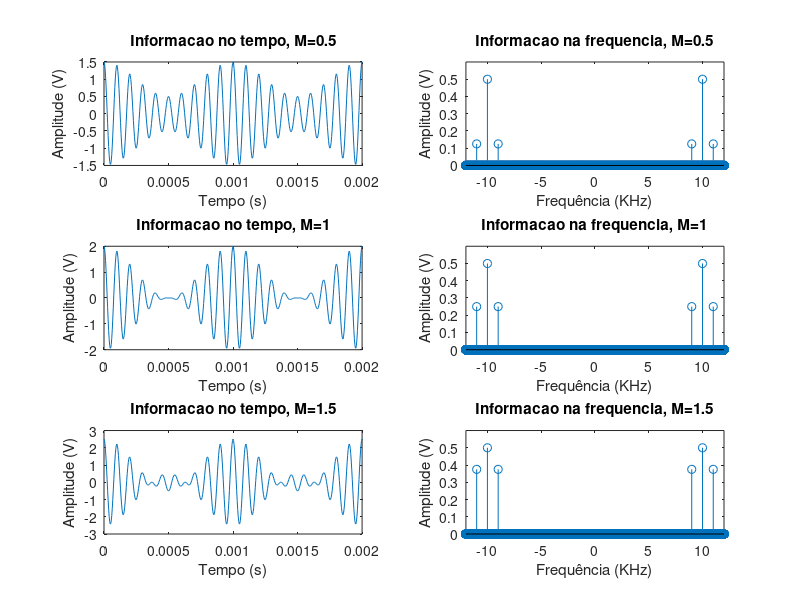

The MATLAB script that drew this image:
% --- SISTEMAS DE COMUNICACAO 1 ---
% AULA 8: Modulacao em amplitude AM-DSB-TC
% DIA 06/03/2018
% Jessica de Souza

close all;
clear all;
clc;

%implementacao da equacao 6.13 no matlab

%utilizacao da modulacao am-dsb-tc

%m = Am/A0

% dados
A0 = 1;     % offset para evitar inversao de fase
Ac = 1;     % amplitude portadora
Am = [0.5 1 1.5];     % amplitude sinal modulante
N = 250;   % acima de 10e3 prova que M=1 não inverte fase
fm = 1e3;   % frequencia sinal modulante
fc = 10e3; % frequencia portadora

fs = N*fm;  %frequencia de amostragem respeitando Nyquist

t = [0:1/fs:1-(1/fs)];
f = [-fs/2:fs/2-1];

%criando os sinais no tempo

%M=0.5
m_t0 = Am(1).*cos(2*pi*fm.*t);
c_t0 = Ac.*cos(2*pi*fc.*t);
s_t0 = (A0 + m_t0).* c_t0;  % eq. 6.12 livro matlab pg 210

%M=1
m_t1 = Am(2).*cos(2*pi*fm.*t);
c_t1 = Ac.*cos(2*pi*fc.*t);
s_t1 = (A0 + m_t1).* c_t1;

%M=1.5
m_t2 = Am(3).*cos(2*pi*fm.*t);
c_t2 = Ac.*cos(2*pi*fc.*t);
s_t2 = (A0 + m_t2).* c_t2;

%transformando para o dominio da frequencia
X_s0 = fftshift(fft(s_t0)/length(s_t0));
X_s1 = fftshift(fft(s_t1)/length(s_t1));
X_s2 = fftshift(fft(s_t2)/length(s_t2));

%plot dos sinais no tempo e na frequencia
figure,
subplot(321);
plot(t,s_t0);
xlim([0 2/fm]);
title('Informacao no tempo, M=0.5');
xlabel('Tempo (s)');
ylabel('Amplitude (V)');

subplot(322);
stem(f/1000,X_s0);
xlim([-12 12]);
ylim([0 0.6]);
title('Informacao na frequencia, M=0.5');
xlabel('Frequência (KHz)');
ylabel('Amplitude (V)');

subplot(323);
plot(t,s_t1);
xlim([0 2/fm]);
title('Informacao no tempo, M=1');
xlabel('Tempo (s)');
ylabel('Amplitude (V)');

subplot(324);
stem(f/1000,X_s1);
xlim([-12 12]);
ylim([0 0.6]);
title('Informacao na frequencia, M=1');
xlabel('Frequência (KHz)');
ylabel('Amplitude (V)');

subplot(325);
plot(t,s_t2);
xlim([0 2/fm]);
title('Informacao no tempo, M=1.5');
xlabel('Tempo (s)');
ylabel('Amplitude (V)');

subplot(326);
stem(f/1000,X_s2);
xlim([-12 12]);
ylim([0 0.6]);
title('Informacao na frequencia, M=1.5');
xlabel('Frequência (KHz)');
ylabel('Amplitude (V)');